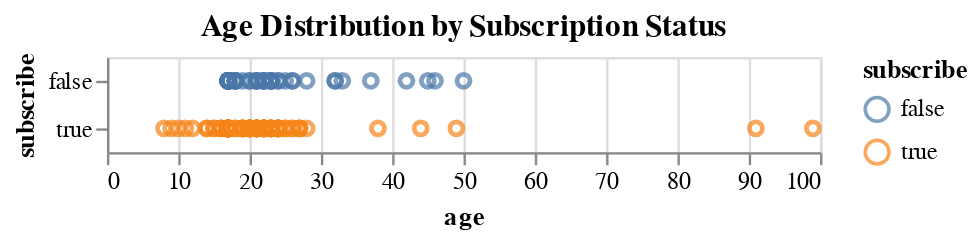

Here is the notebook cell this chart was saved with:
### Code cell
alt.Chart(players).mark_point().encode(
    y='subscribe:N',
    x='age:Q',
    color='subscribe:N'
).properties(title='Age Distribution by Subscription Status')

### Figure 1 — Vega-Lite specification as saved in the notebook (floating-point values rounded to 4 significant figures; data arrays with more than 128 entries replaced by an {"elided": "..."} marker saying what was removed)
{"config": {"view": {"continuousWidth": 300, "continuousHeight": 300}}, "data": {"name": "data-094ab745fb9f06385dd7feabadc0ec26"}, "mark": {"type": "point"}, "encoding": {"color": {"field": "subscribe", "type": "nominal"}, "x": {"field": "age", "type": "quantitative"}, "y": {"field": "subscribe", "type": "nominal"}}, "title": "Age Distribution by Subscription Status", "$schema": "https://vega.github.io/schema/vega-lite/v5.20.1.json", "datasets": {"data-094ab745fb9f06385dd7feabadc0ec26": {"elided": "196 records"}}}
